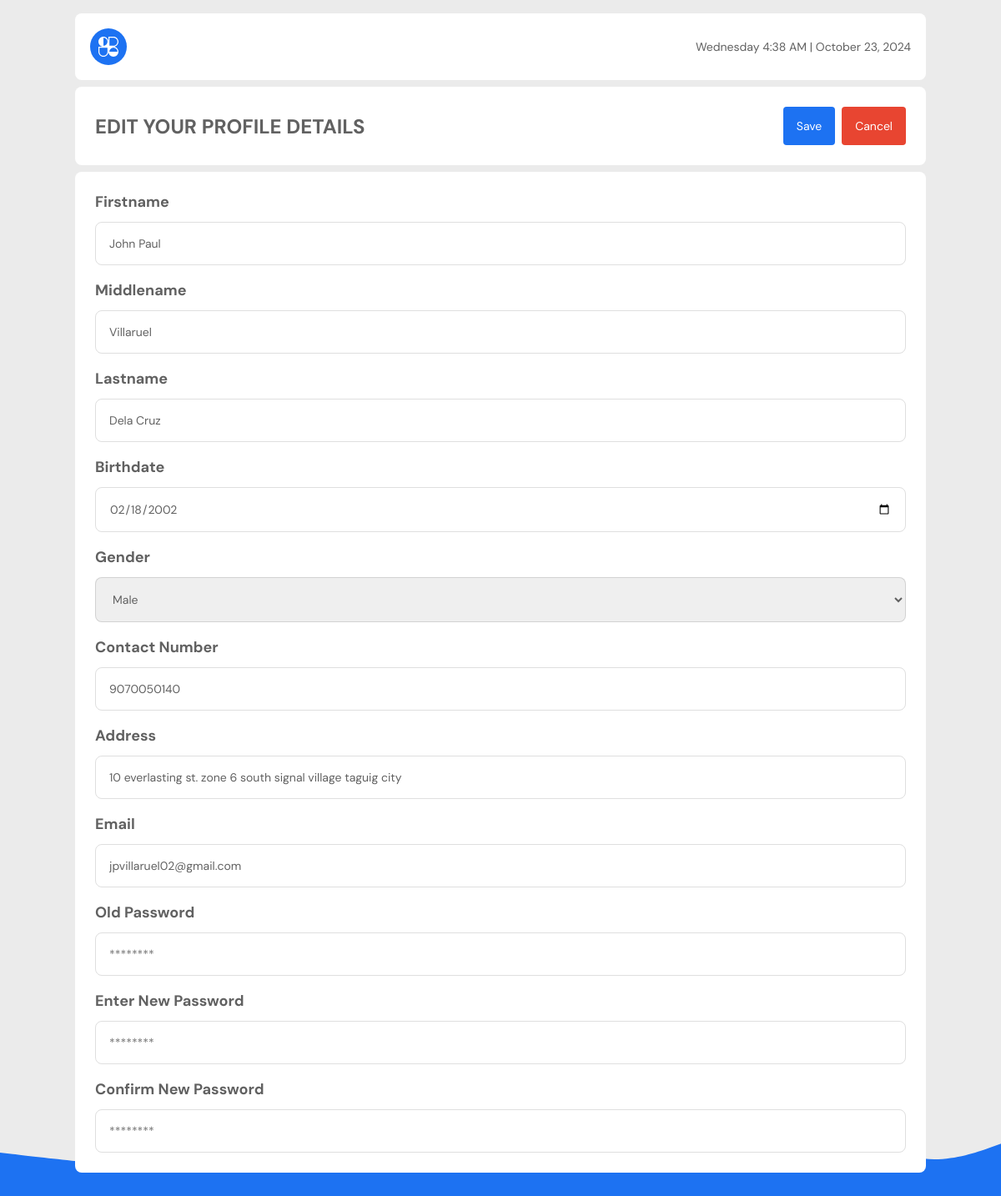
Before: /user_pages/includes/edit_profile.php (signed in) with the older database file.
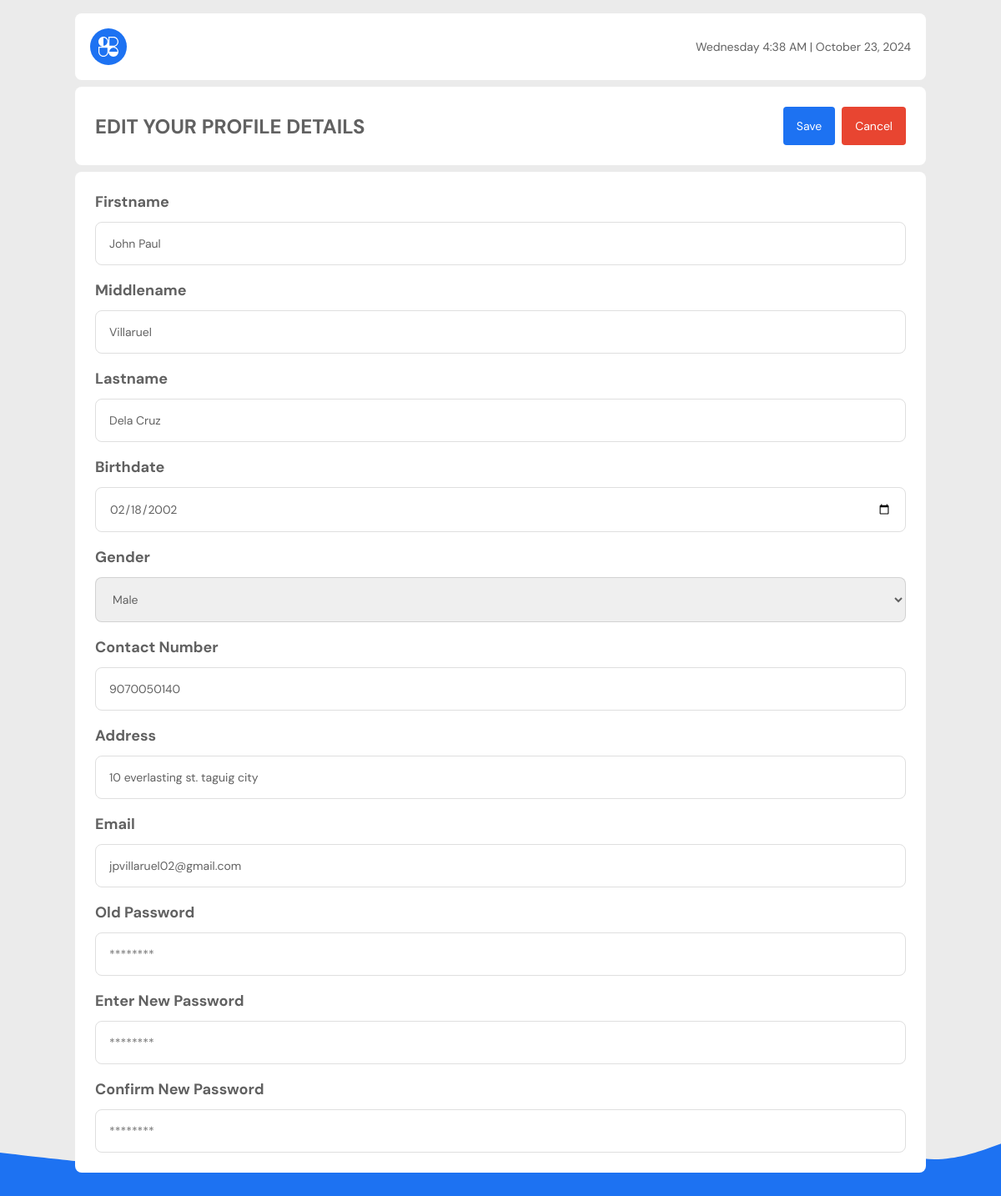
After: the same page with the newer database file.
### tables this page shows
CREATE TABLE `users` (
  `user_id` varchar(100) NOT NULL,
  `first_name` varchar(255) NOT NULL,
  `middle_name` varchar(255) NOT NULL,
  `last_name` varchar(255) NOT NULL,
  `suffix` varchar(100) NOT NULL,
  `birthdate` date NOT NULL,
  `gender` set('male','female') DEFAULT NULL,
  `email` varchar(255) NOT NULL,
  `contact` varchar(11) NOT NULL,
  `address` varchar(255) DEFAULT NULL,
  `pass` varchar(255) NOT NULL,
  `label` varchar(100) NOT NULL,
  `account_activation_hash` varchar(64) DEFAULT NULL,
  `created_at` timestamp NOT NULL DEFAULT current_timestamp() ON UPDATE current_timestamp()
);

### user_pages/includes/edit_profile.php (the view, shortened to what this page needs)
<?php
require_once '../../includes/dbh.inc.php';
if (isset($_SESSION['user_id']) && isset($_SESSION['email'])) {
    $user_id = $_SESSION['user_id'];
    $user_query = "SELECT * FROM users WHERE user_id = ?";
    $stmt = $conn->prepare($user_query);
    $stmt->bind_param("s", $user_id);
    $stmt->execute();
    $result = $stmt->get_result();
} else {
    header("Location: ../../login.php");
    exit();
}
?>
<!DOCTYPE html>
<html lang="en">
<head>
  <link rel="stylesheet" href="../../src/dist/styles.css" />
</head>
<body class="user__page">
  <main class="user__main">
    <nav class="account__header user-header">
      <div class="header__content">
        <div class="header__date">
        </div>
      </div>
    </nav>
    <section class="edit-profile">
      <form method="post" class="edit-profile__form">
        <div class="edit-profile__header">
          <h1 class="edit-profile__title">edit your profile details</h1>
          <div class="edit-profile__actions">
            <input type="submit" value="Save" class="edit-profile__save-btn" />
            <button class="edit-profile__cancel-btn" id="cancel-btn" type="button">
              <a href="../profile.php" class="edit-profile__cancel-link">Cancel</a>
            </button>
          </div>
        </div>
        <div class="edit-profile__details">
        <?php if($row = $result->fetch_assoc()) { ?>
          <div class="edit-profile__item">
            <p class="edit-profile__label">Firstname</p>
            <input type="text" name="fname" value="<?php echo htmlspecialchars($row["first_name"]); ?>"
              class="edit-profile__input" id="fname" style="width: 100%;">
          </div>
          <div class="edit-profile__item">
            <p class="edit-profile__label">Middlename</p>
            <input type="text" name="mname" value="<?php echo htmlspecialchars($row["middle_name"]); ?>"
              class="edit-profile__input" id="mname" style="width: 100%;">
          </div>
          <div class="edit-profile__item">
            <p class="edit-profile__label">Lastname</p>
            <input type="text" name="lname" value="<?php echo htmlspecialchars($row["last_name"]); ?>"
              class="edit-profile__input" id="lname" style="width: 100%;">
          </div>
          <div class="edit-profile__item">
            <p class="edit-profile__label">Birthdate</p>
            <input type="date" placeholder="N/a" name="bday" value="<?php echo htmlspecialchars($row["birthdate"]); ?>"
              class="edit-profile__input" id="bday" style="width: 100%;">
          </div>
          <div class="edit-profile__item">
            <p class="edit-profile__label">Gender</p>
            <select name="gender" class="edit-profile__input" id="gender" style="width: 100%;">
                <option value="<?php echo ucfirst($row["gender"]) ?>">
                <?php if(strlen($row["gender"])===0) { ?>
                  N/a
                  <?php }else {
                    echo ucfirst($row["gender"]);
                  } ?>
                </option>
              </select>
          </div>
          <div class="edit-profile__item">
            <p class="edit-profile__label">Contact Number</p>
            <input type="text" onkeypress="isNumber(event)" name="contact" value="<?php echo htmlspecialchars($row["contact"]); ?>"
              class="edit-profile__input" id="contactNumber" style="width: 100%;">
          </div>
          <div class="edit-profile__item">
            <p class="edit-profile__label">Address</p>
            <input type="text" name="address" value="<?php echo htmlspecialchars($row["address"]); ?>"
              placeholder="no address" class="edit-profile__input" id="address" style="width: 100%;">
          </div>
          <div class="edit-profile__item">
            <p class="edit-profile__label">Email</p>
            <input type="text" name="email" value="<?php echo htmlspecialchars($row["email"]); ?>"
              class="edit-profile__input" id="email" style="width: 100%;">
          </div>
          <div class="edit-profile__item">
            <p class="edit-profile__label">Old Password</p>
            <input type="password" name="oPass" placeholder="********" class="edit-profile__input">
          </div>
          <div class="edit-profile__item">
            <p class="edit-profile__label">Enter New Password</p>
            <input type="password" name="nPass" placeholder="********" class="edit-profile__input">
          </div>
          <div class="edit-profile__item">
            <p class="edit-profile__label">Confirm New Password</p>
            <input type="password" name="cPass" placeholder="********" class="edit-profile__input">
          </div>
        <?php } ?>
        </div>
      </form>
    </section>
  </main>
</body>
</html>

Changed rows visible on the page:
changed users "John Paul": address "10 everlasting st. zone 6 south signal village taguig city" → "10 everlasting st. taguig city"
